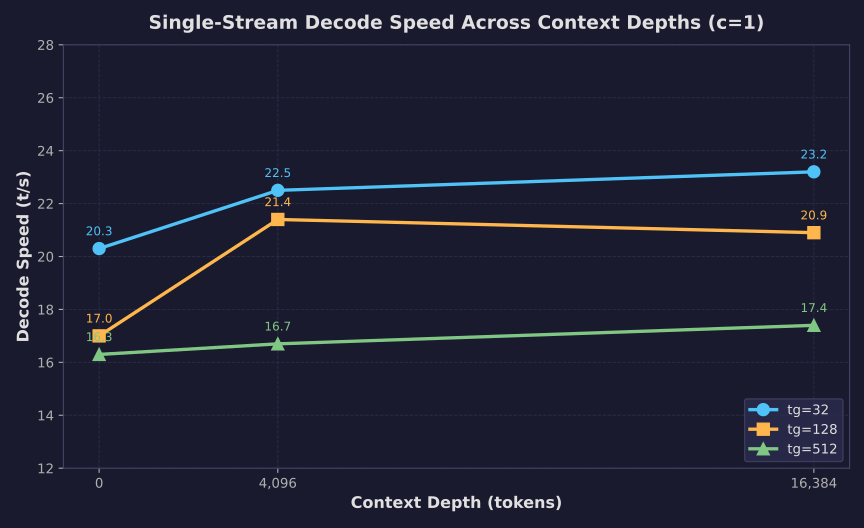

Here is the Python script that generated this plot:
#!/usr/bin/env python3
"""Generate dark-themed line chart: Single-stream decode speed across context depths."""

import matplotlib
matplotlib.use("Agg")
import matplotlib.pyplot as plt
import numpy as np

plt.rcParams.update({
    "text.color": "#e0e0e0",
    "axes.labelcolor": "#e0e0e0",
    "xtick.color": "#b0b0b0",
    "ytick.color": "#b0b0b0",
    "axes.edgecolor": "#444466",
})

fig, ax = plt.subplots(figsize=(9, 5.5), facecolor="#1a1a2e")
ax.set_facecolor("#1a1a2e")

depths = [0, 4096, 16384]
depth_labels = ["0", "4,096", "16,384"]

# tg=32
tg32 = [20.3, 22.5, 23.2]
# tg=128
tg128 = [17.0, 21.4, 20.9]
# tg=512
tg512 = [16.3, 16.7, 17.4]

ax.plot(depths, tg32, "o-", color="#4fc3f7", linewidth=2.5, markersize=9, label="tg=32", zorder=3)
ax.plot(depths, tg128, "s-", color="#ffb74d", linewidth=2.5, markersize=9, label="tg=128", zorder=3)
ax.plot(depths, tg512, "^-", color="#81c784", linewidth=2.5, markersize=9, label="tg=512", zorder=3)

ax.set_xlabel("Context Depth (tokens)", fontsize=12, fontweight="bold")
ax.set_ylabel("Decode Speed (t/s)", fontsize=12, fontweight="bold")
ax.set_title("Single-Stream Decode Speed Across Context Depths (c=1)", fontsize=14, fontweight="bold", pad=12)
ax.set_xticks(depths)
ax.set_xticklabels(depth_labels)
ax.set_ylim(12, 28)
ax.grid(True, color="#2a2a4a", linestyle="--", linewidth=0.7, zorder=0)
ax.legend(loc="lower right", fontsize=10, frameon=True, facecolor="#2a2a4e", edgecolor="#444466")

for data, color in [(tg32, "#4fc3f7"), (tg128, "#ffb74d"), (tg512, "#81c784")]:
    for i, v in enumerate(data):
        ax.annotate(f"{v:.1f}", xy=(depths[i], v), xytext=(0, 10),
                     textcoords="offset points", ha="center", fontsize=9, color=color)

plt.tight_layout()
plt.savefig("/tmp/Qwen3.6-27B-on-Spark/charts/llama_benchy_context.svg", format="svg", facecolor="#1a1a2e")
print("Saved llama_benchy_context.svg")
